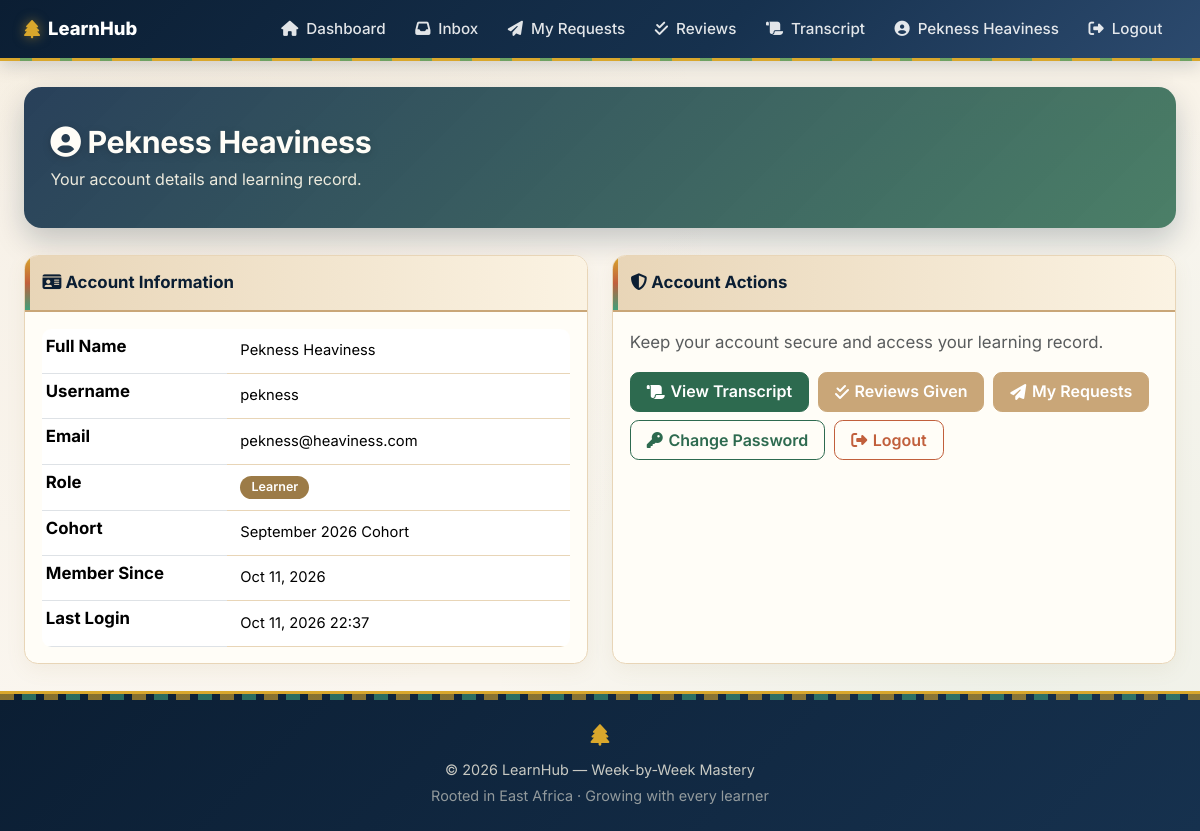
Screenshot of /profile/ (signed in) with the database file from the repository.
### apps/learning/models.py (models this page shows, shortened)
class User(AbstractUser):
    ROLE_CHOICES = [
        ('learner', 'Learner'),
        ('admin', 'Administrator'),
    ]
    role = models.CharField(max_length=20, choices=ROLE_CHOICES, default='learner')
    cohort = models.ForeignKey('Cohort', on_delete=models.SET_NULL, null=True, blank=True, related_name='learners')

class Cohort(models.Model):
    name = models.CharField(max_length=200)
    start_date = models.DateField()
    description = models.TextField(blank=True)

### apps/learning/views.py (the view)
# urls.py: path('profile/', views.profile, name='profile'),
@login_required
def profile(request):
    return render(request, 'learning/profile.html', {'user': request.user})

### templates/learning/profile.html (shortened to what this page needs)
{% extends 'base.html' %}
{% block content %}
<div class="dashboard-hero">
    <h1><i class="fas fa-user-circle"></i> {{ user.get_full_name|default:user.username }}</h1>
    <p>Your account details and learning record.</p>
</div>
<div class="row g-4">
    <div class="col-md-6">
        <div class="card h-100">
            <div class="card-header">
                <i class="fas fa-id-card"></i> Account Information
            </div>
            <div class="card-body">
                <table class="table table-sm mb-0">
                    <tbody>
                        <tr>
                            <th style="width: 35%;">Full Name</th>
                            <td>{{ user.get_full_name|default:"—" }}</td>
                        </tr>
                        <tr>
                            <th>Username</th>
                            <td>{{ user.username }}</td>
                        </tr>
                        <tr>
                            <th>Email</th>
                            <td>{{ user.email|default:"—" }}</td>
                        </tr>
                        <tr>
                            <th>Role</th>
                            <td>
                                <span class="badge bg-secondary">
                                    {{ user.get_role_display|default:user.role }}
                                </span>
                            </td>
                        </tr>
                        <tr>
                            <th>Cohort</th>
                            <td>
                                {% if user.cohort %}
                                    {{ user.cohort.name }}
                                {% else %}
                                    <span class="text-muted">Not assigned</span>
                                {% endif %}
                            </td>
                        </tr>
                        <tr>
                            <th>Member Since</th>
                            <td>{{ user.date_joined|date:"M d, Y" }}</td>
                        </tr>
                        <tr>
                            <th>Last Login</th>
                            <td>
                                {% if user.last_login %}
                                    {{ user.last_login|date:"M d, Y H:i" }}
                                {% else %}
                                    <span class="text-muted">Never</span>
                                {% endif %}
                            </td>
                        </tr>
                    </tbody>
                </table>
            </div>
        </div>
    </div>
    <div class="col-md-6">
        <div class="card h-100">
            <div class="card-header">
                <i class="fas fa-shield-halved"></i> Account Actions
            </div>
            <div class="card-body">
                <p class="text-muted mb-3">
                    Keep your account secure and access your learning record.
                </p>
                <div class="btn-row btn-stack-sm">
                    <a href="{% url 'learning:transcript' %}" class="btn btn-primary">
                        <i class="fas fa-scroll"></i> View Transcript
                    </a>
                    <a href="{% url 'learning:reviews_given' %}" class="btn btn-secondary">
                        <i class="fas fa-check-double"></i> Reviews Given
                    </a>
                    <a href="{% url 'learning:my_requests' %}" class="btn btn-secondary">
                        <i class="fas fa-paper-plane"></i> My Requests
                    </a>
                    <a href="{% url 'learning:password_reset' %}" class="btn btn-outline-primary">
                        <i class="fas fa-key"></i> Change Password
                    </a>
                    <a href="{% url 'learning:logout' %}" class="btn btn-outline-danger">
                        <i class="fas fa-sign-out-alt"></i> Logout
                    </a>
                </div>
            </div>
        </div>
    </div>
</div>
{% endblock %}

### templates/base.html (shortened to what this page needs)
<!DOCTYPE html>
<html lang="en">
<head>
    <link href="https://cdn.jsdelivr.net/npm/bootstrap@5.3.2/dist/css/bootstrap.min.css" rel="stylesheet">
    <link rel="stylesheet" href="https://cdnjs.cloudflare.com/ajax/libs/font-awesome/6.4.0/css/all.min.css">
    {% load static %}
    <link rel="stylesheet" href="{% static 'css/custom.css' %}">
</head>
<body>
    <nav class="navbar navbar-expand-lg navbar-dark">
        <div class="container-fluid nav-container">
            <a class="navbar-brand" href="{% url 'learning:dashboard' %}">
                <i class="fas fa-tree"></i><span class="brand-text">LearnHub</span>
            </a>
            <div class="collapse navbar-collapse" id="nav">
                <ul class="navbar-nav ms-auto align-items-lg-center">
                    {% if user.is_authenticated %}
                        <li class="nav-item">
                            <a class="nav-link" href="{% url 'learning:dashboard' %}">
                                <i class="fas fa-home"></i><span>Dashboard</span>
                            </a>
                        </li>
                        <li class="nav-item">
                            <a class="nav-link" href="{% url 'learning:review_inbox' %}">
                                <i class="fas fa-inbox"></i><span>Inbox</span>
                            </a>
                        </li>
                        <li class="nav-item">
                            <a class="nav-link" href="{% url 'learning:my_requests' %}">
                                <i class="fas fa-paper-plane"></i><span>My Requests</span>
                            </a>
                        </li>
                        <li class="nav-item">
                            <a class="nav-link" href="{% url 'learning:reviews_given' %}">
                                <i class="fas fa-check-double"></i><span>Reviews</span>
                            </a>
                        </li>
                        <li class="nav-item">
                            <a class="nav-link" href="{% url 'learning:transcript' %}">
                                <i class="fas fa-scroll"></i><span>Transcript</span>
                            </a>
                        </li>
                        <li class="nav-item">
                            <a class="nav-link" href="{% url 'learning:profile' %}">
                                <i class="fas fa-user-circle"></i>
                                <span>{{ user.get_full_name|default:user.username }}</span>
                            </a>
                        </li>
                        <li class="nav-item">
                            <a class="nav-link text-danger-emphasis" href="{% url 'learning:logout' %}">
                                <i class="fas fa-sign-out-alt"></i><span>Logout</span>
                            </a>
                        </li>
                    {% else %}
                        <li class="nav-item"><a class="nav-link" href="{% url 'learning:login' %}">Login</a></li>
                        <li class="nav-item"><a class="nav-link" href="{% url 'learning:register' %}">Register</a></li>
                    {% endif %}
                </ul>
            </div>
        </div>
    </nav>
    <main class="container-fluid main-container">
        {% block content %}{% endblock %}
    </main>
    <footer class="footer text-center">
        <div class="container">
            <div class="decor-acacia"><i class="fas fa-tree"></i></div>
            <p class="footer-line">&copy; 2026 LearnHub — Week-by-Week Mastery</p>
            <p class="text-muted small mb-0">Rooted in East Africa · Growing with every learner</p>
        </div>
    </footer>
</body>
</html>

### rows the page displays
User: get_full_name "Pekness Heaviness", username "pekness", email "pekness@heaviness.com", role "Learner", cohort.name "September 2026 Cohort", date_joined "Oct 11, 2026", last_login "Oct 11, 2026 22:37"
